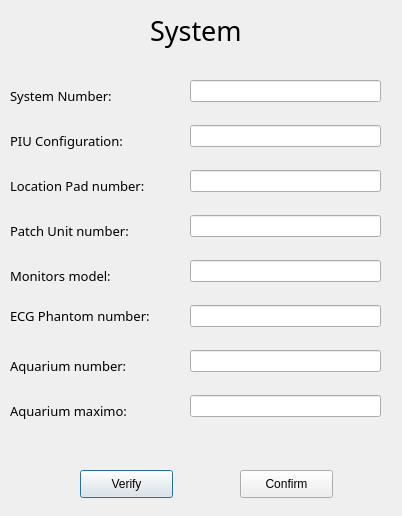
<?xml version="1.0" encoding="UTF-8"?>
<ui version="4.0">
 <class>system_dialog</class>
 <widget class="QDialog" name="system_dialog">
  <property name="geometry">
   <rect>
    <x>0</x>
    <y>0</y>
    <width>402</width>
    <height>516</height>
   </rect>
  </property>
  <property name="windowTitle">
   <string>Dialog</string>
  </property>
  <widget class="QPushButton" name="check_button">
   <property name="geometry">
    <rect>
     <x>80</x>
     <y>470</y>
     <width>93</width>
     <height>28</height>
    </rect>
   </property>
   <property name="text">
    <string>Verify</string>
   </property>
  </widget>
  <widget class="QLineEdit" name="lp_text">
   <property name="geometry">
    <rect>
     <x>190</x>
     <y>170</y>
     <width>191</width>
     <height>22</height>
    </rect>
   </property>
  </widget>
  <widget class="QLabel" name="label_7">
   <property name="geometry">
    <rect>
     <x>10</x>
     <y>350</y>
     <width>171</width>
     <height>31</height>
    </rect>
   </property>
   <property name="font">
    <font>
     <family>Product Sans Light</family>
     <pointsize>10</pointsize>
    </font>
   </property>
   <property name="text">
    <string>Aquarium number:</string>
   </property>
  </widget>
  <widget class="QLabel" name="label_4">
   <property name="geometry">
    <rect>
     <x>10</x>
     <y>215</y>
     <width>171</width>
     <height>31</height>
    </rect>
   </property>
   <property name="font">
    <font>
     <family>Product Sans Light</family>
     <pointsize>10</pointsize>
    </font>
   </property>
   <property name="text">
    <string>Patch Unit number:</string>
   </property>
  </widget>
  <widget class="QLabel" name="title">
   <property name="geometry">
    <rect>
     <x>150</x>
     <y>10</y>
     <width>121</width>
     <height>41</height>
    </rect>
   </property>
   <property name="font">
    <font>
     <family>Product Sans</family>
     <pointsize>20</pointsize>
    </font>
   </property>
   <property name="text">
    <string>System</string>
   </property>
  </widget>
  <widget class="QLabel" name="label_6">
   <property name="geometry">
    <rect>
     <x>10</x>
     <y>305</y>
     <width>181</width>
     <height>21</height>
    </rect>
   </property>
   <property name="font">
    <font>
     <family>Product Sans Light</family>
     <pointsize>10</pointsize>
    </font>
   </property>
   <property name="text">
    <string>ECG Phantom number:</string>
   </property>
  </widget>
  <widget class="QLineEdit" name="aquanum_text">
   <property name="geometry">
    <rect>
     <x>190</x>
     <y>350</y>
     <width>191</width>
     <height>22</height>
    </rect>
   </property>
  </widget>
  <widget class="QLineEdit" name="aquamax_text">
   <property name="geometry">
    <rect>
     <x>190</x>
     <y>395</y>
     <width>191</width>
     <height>22</height>
    </rect>
   </property>
  </widget>
  <widget class="QLabel" name="label_5">
   <property name="geometry">
    <rect>
     <x>10</x>
     <y>260</y>
     <width>151</width>
     <height>31</height>
    </rect>
   </property>
   <property name="font">
    <font>
     <family>Product Sans Light</family>
     <pointsize>10</pointsize>
    </font>
   </property>
   <property name="text">
    <string>Monitors model:</string>
   </property>
  </widget>
  <widget class="QLabel" name="label_8">
   <property name="geometry">
    <rect>
     <x>10</x>
     <y>395</y>
     <width>161</width>
     <height>31</height>
    </rect>
   </property>
   <property name="font">
    <font>
     <family>Product Sans Light</family>
     <pointsize>10</pointsize>
    </font>
   </property>
   <property name="text">
    <string>Aquarium maximo:</string>
   </property>
  </widget>
  <widget class="QLabel" name="label">
   <property name="geometry">
    <rect>
     <x>10</x>
     <y>80</y>
     <width>161</width>
     <height>31</height>
    </rect>
   </property>
   <property name="font">
    <font>
     <family>Product Sans Light</family>
     <pointsize>10</pointsize>
    </font>
   </property>
   <property name="text">
    <string>System Number:</string>
   </property>
  </widget>
  <widget class="QLineEdit" name="piu_text">
   <property name="geometry">
    <rect>
     <x>190</x>
     <y>125</y>
     <width>191</width>
     <height>22</height>
    </rect>
   </property>
  </widget>
  <widget class="QLabel" name="label_3">
   <property name="geometry">
    <rect>
     <x>10</x>
     <y>170</y>
     <width>171</width>
     <height>31</height>
    </rect>
   </property>
   <property name="font">
    <font>
     <family>Product Sans Light</family>
     <pointsize>10</pointsize>
    </font>
   </property>
   <property name="text">
    <string>Location Pad number:</string>
   </property>
  </widget>
  <widget class="QPushButton" name="confirm_button">
   <property name="geometry">
    <rect>
     <x>240</x>
     <y>470</y>
     <width>93</width>
     <height>28</height>
    </rect>
   </property>
   <property name="text">
    <string>Confirm</string>
   </property>
  </widget>
  <widget class="QLineEdit" name="ecg_text">
   <property name="geometry">
    <rect>
     <x>190</x>
     <y>305</y>
     <width>191</width>
     <height>22</height>
    </rect>
   </property>
  </widget>
  <widget class="QLineEdit" name="patchunit_text">
   <property name="geometry">
    <rect>
     <x>190</x>
     <y>215</y>
     <width>191</width>
     <height>22</height>
    </rect>
   </property>
  </widget>
  <widget class="QLabel" name="label_2">
   <property name="geometry">
    <rect>
     <x>10</x>
     <y>125</y>
     <width>151</width>
     <height>31</height>
    </rect>
   </property>
   <property name="font">
    <font>
     <family>Product Sans Light</family>
     <pointsize>10</pointsize>
    </font>
   </property>
   <property name="text">
    <string>PIU Configuration:</string>
   </property>
  </widget>
  <widget class="QLineEdit" name="system_text">
   <property name="geometry">
    <rect>
     <x>190</x>
     <y>80</y>
     <width>191</width>
     <height>22</height>
    </rect>
   </property>
  </widget>
  <widget class="QLineEdit" name="mm_text">
   <property name="geometry">
    <rect>
     <x>190</x>
     <y>260</y>
     <width>191</width>
     <height>22</height>
    </rect>
   </property>
  </widget>
 </widget>
 <resources/>
 <connections/>
</ui>
